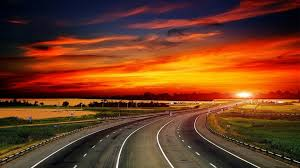
#> input picture 3_OpenCV/Resources/images.jpg, 300 x 168 px, found by its file name
$ python 32_Detect_Lame_line.py
#> lines starting #> are read from the running program, lines starting #| are printed output that depends on the picture; after the words box and inside, x2 and y2 are one past the last pixel; in counts of white or black regions, pixels touching at a corner belong together

import matplotlib.pylab as plt
import cv2
import numpy as np

image = cv2.imread('Resources\images.jpg')
#> image is the input picture: shape (168, 300, 3); mean B, G, R 32.9, 61.6, 115.6
image = cv2.cvtColor(image, cv2.COLOR_BGR2RGB)

print(image.shape)
#| (168, 300, 3)
height = image.shape[0]
#> height = 168
width = image.shape[1]
#> width = 300

region_of_interest_vertices = [
    (0, height),
    (width/2, height/2),
    (width, height)
]
#> region_of_interest_vertices = [(0, 168), (150, 84), (300, 168)]

def region_of_interest(img, vertices):
    mask = np.zeros_like(img)
    channel_count = img.shape[2]
#> channel_count = 3
    match_mask_color = (255,) * channel_count
#> match_mask_color = (255, 255, 255)
    cv2.fillPoly(mask, vertices, match_mask_color)
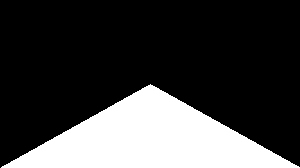
#> mask: shape (168, 300, 3); 25.1% white; 1 white region, box (x1, y1, x2, y2) and area: (1, 84, 300, 168) 12666
    masked_image = cv2.bitwise_and(img, mask)
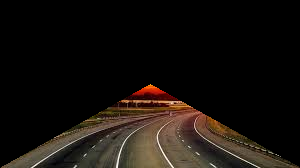
#> masked_image: shape (168, 300, 3); mean R, G, B 22, 17, 12.7
    return masked_image

cropped_image = region_of_interest(image,
                np.array([region_of_interest_vertices], np.int32),)

plt.imshow(cropped_image)
plt.show()

$ run again, with 3_OpenCV/Resources/detect2.jpg copied over 3_OpenCV/Resources/images.jpg
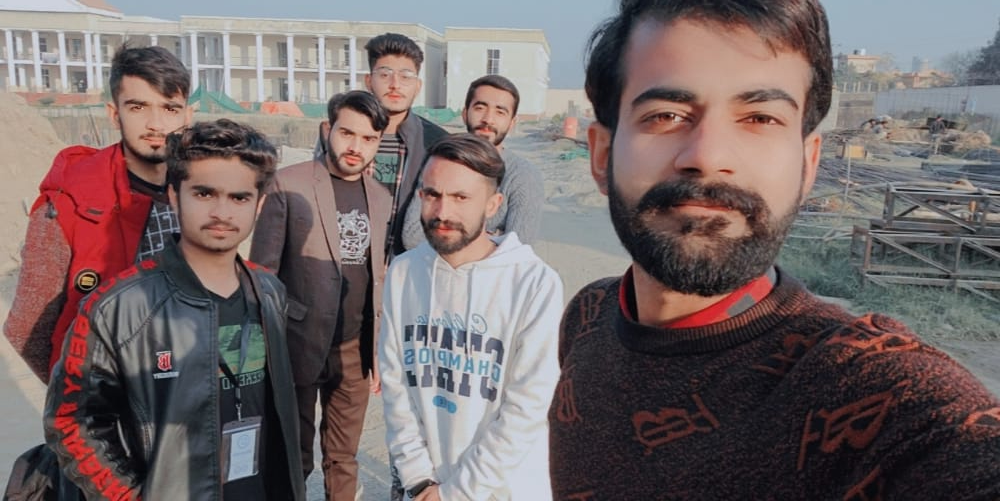
#> input picture 3_OpenCV/Resources/detect2.jpg, 1000 x 501 px, found by its file name
#> image is the input picture: shape (501, 1000, 3); mean B, G, R 103.5, 103.2, 115.9
#| (501, 1000, 3)
#> in region_of_interest, `cv2.fillPoly(mask, vertices, match_mask_color)`:
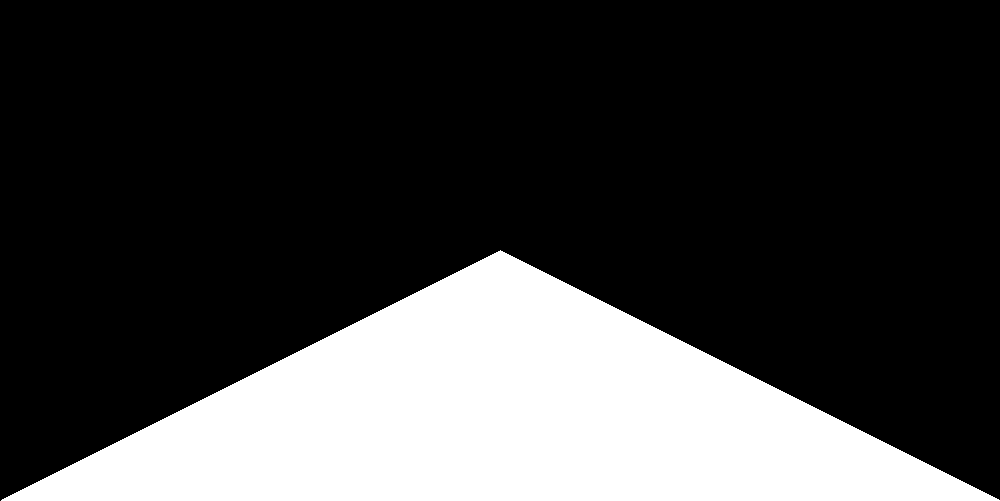
#> mask: shape (501, 1000, 3); 25.1% white; 1 white region, box (x1, y1, x2, y2) and area: (1, 250, 1000, 501) 125749
#> in region_of_interest, `masked_image = cv2.bitwise_and(img, mask)`:
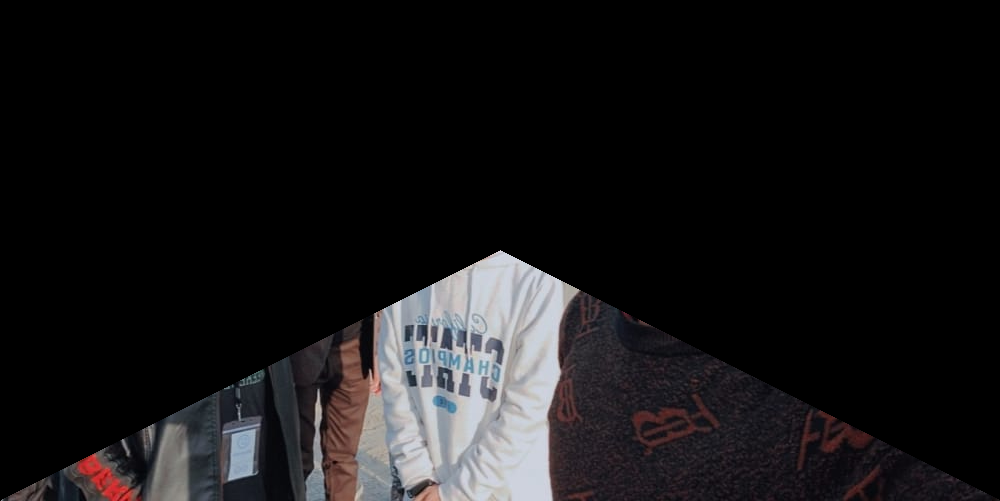
#> masked_image: shape (501, 1000, 3); mean R, G, B 22.6, 21.5, 22.7
